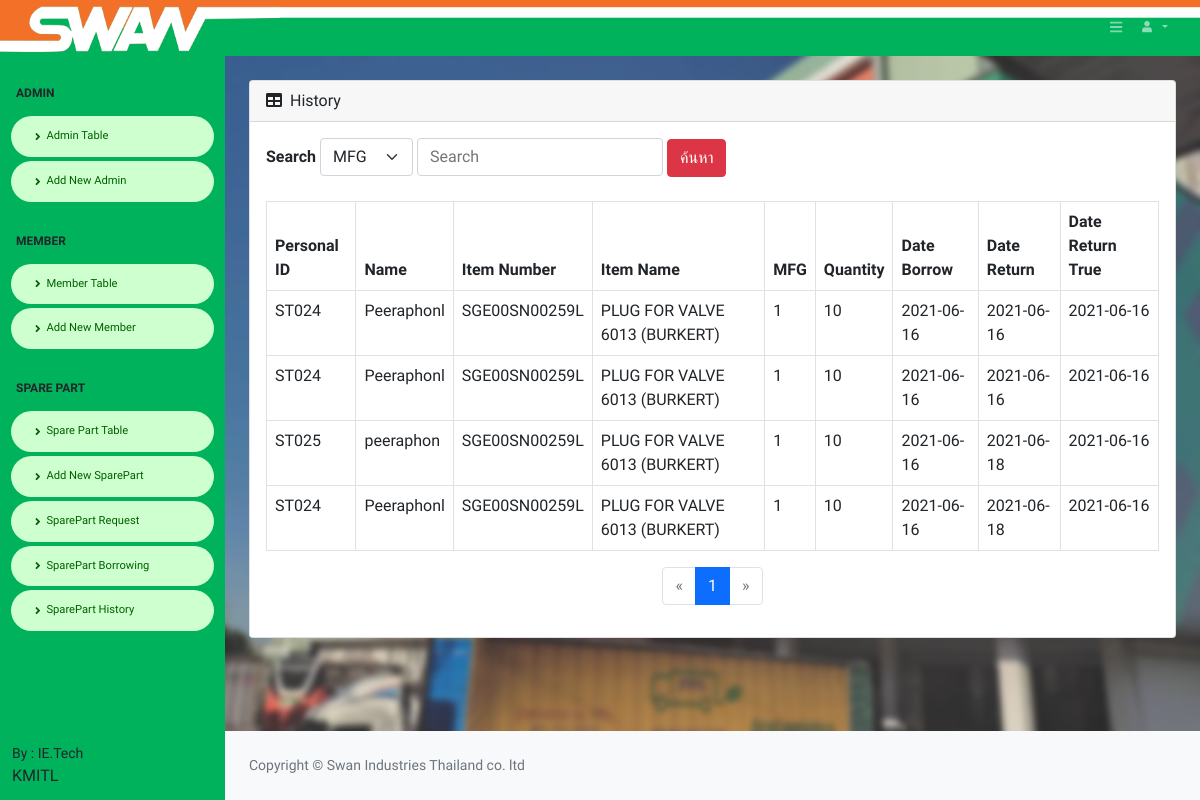
/admin_table_history_sparepart_search.php (signed in), run on the app's committed database.
### tables this page shows
CREATE TABLE `tbl_borrow_sparepart` (
  `B_id` int(11) NOT NULL,
  `B_ItemID` int(11) NOT NULL,
  `B_user` varchar(100) NOT NULL,
  `B_userID` varchar(100) NOT NULL,
  `B_Item_number` varchar(100) NOT NULL,
  `B_Item_name` varchar(100) NOT NULL,
  `B_Mfg` varchar(100) NOT NULL,
  `B_Item_quantity` varchar(100) NOT NULL,
  `B_Status` varchar(100) NOT NULL,
  `date_borrow` date NOT NULL DEFAULT current_timestamp(),
  `date_return` date NOT NULL DEFAULT current_timestamp(),
  `date_return_True` date NOT NULL
);

### admin_table_history_sparepart_search.php (the view, shortened to what this page needs)
<!DOCTYPE html>
<html lang="en">
    <?php include('h_admin.php'); ?>
<body class="sb-nav-fixed">
    <?php include('condb.php');
  ?>
    <?php include('nav_admin.php');?>
      <?php
  if(isset($_GET['page'])){
      $page = $_GET['page'];
  }else{
      $page = 1;
  }
  $record_show = 20;
  $offset = ($page - 1) * $record_show;
  $sql_total = "SELECT * FROM tbl_borrow_sparepart";
  $query_total = mysqli_query($con,$sql_total);
  $row_total = mysqli_num_rows($query_total);
  $page_total = ceil($row_total/$record_show);
?>
  <?php
        $val = $_POST["empname"];
        $Mfg_val = $_POST["MFG"];
        if($val =='' AND $Mfg_val =='MFG'){
            $sql = "SELECT * FROM tbl_borrow_sparepart ORDER BY B_id ASC  LIMIT $offset,$record_show" or die("Error:" . mysqli_error());
        }
        else if(($val =='' AND $Mfg_val !='MFG' )){
            $sql = "SELECT * FROM tbl_borrow_sparepart
            WHERE B_Mfg LIKE '%$Mfg_val%' ORDER BY B_id ASC   LIMIT $offset,$record_show";
        }
        $result=mysqli_query($con,$sql);
        $row_am =  mysqli_fetch_assoc($result);
        $count = mysqli_num_rows($result);?>
        <div id="layoutSidenav_content">
                <main>
                <br>
                    <div class="container-fluid px-4">
                        <div class="card mb-4">
                            <div class="card-header">
                                <i class="fas fa-table me-1"></i>
                                History
                            </div>
                            <div class="card-body">
                                <form action="admin_table_history_sparepart_search.php" class="form-group" method="POST">
                                <label for=""><b>Search</b></label>
                                <select class="form-select2" aria-label="MFG" name="MFG" >
                                <option selected>MFG</option>
                                </select>
                                <input type="text" placeholder="Search" name="empname" class="form-control2">
                                <input type="submit" value="ค้นหา" class="btn btn-danger my">
                                <br><br>
                                <table class="table table-bordered">
                                    <thead>
                                        <tr>
                                            <th>Personal ID</th>
                                            <th>Name</th>
                                            <th>Item Number</th>
                                            <th>Item Name</th>
                                            <th>MFG</th>
                                            <th>Quantity</th>
                                            <th>Date Borrow</th>
                                            <th>Date Return</th>
                                            <th>Date Return True</th>
                                        </tr>
                                    </thead>
                                    <tbody>
                                    <?php do { ?>
                                    <tr>
                                            <td><?php echo $row_am['B_userID']; ?></td>
                                            <td ><?php echo $row_am['B_user']; ?></td>
                                            <td ><?php echo $row_am['B_Item_number']; ?></td>
                                            <td ><?php echo $row_am['B_Item_name']; ?></td>
                                            <td ><?php echo $row_am['B_Mfg']; ?></td>
                                            <td ><?php echo $row_am['B_Item_quantity']; ?></td>
                                            <td ><?php echo $row_am['date_borrow']; ?></td>
                                            <td ><?php echo $row_am['date_return']; ?></td>
                                            <td ><?php echo $row_am['date_return_True']; ?></td>
                                    </tr>
                                    <?php } while ($row_am =  mysqli_fetch_assoc($result)); ?>
                                    </tbody>
                                </table>
 <nav aria-label="Page navigation example">
  <ul class="pagination justify-content-center">
    <li class="page-item <?=$page > 1 ? '' : 'disabled' ?>">
                                <a class="page-link" href="?page=<?=$page-1?>" aria-label="Previous">
                                <span aria-hidden="true">&laquo;</span>
                                </a>
                                </li>
    <li class="page-item active"><a class="page-link" href="?page=<?=$page?>"><?=$page?></a></li>
    <li class="page-item <?=$page < $page_total ? '' : 'disabled'?>">
                                <a class="page-link" href="?page=<?=$page+1?>" aria-label="Next">
                                <span aria-hidden="true">&raquo;</span>
                                </a>
                                </li>
  </ul>
</nav>
                            </div>
                        </div>
                    </div>
                </main>
              <?php include('footer.php');?>
            </div>
    </body>
</html>

### css/color.css (style rules this page uses)
body { font-family: 'Varela Round', sans-serif; }

### data on the page
tbl_borrow_sparepart: B_userID "ST024", B_user "Peeraphonl", B_Item_number "SGE00SN00259L", B_Item_name "PLUG FOR VALVE 6013 (BURKERT)", B_Mfg "1", B_Item_quantity "10", date_borrow "2021-06-16", date_return "2021-06-16", date_return_True "2021-06-16"
tbl_borrow_sparepart: B_userID "ST024", B_user "Peeraphonl", B_Item_number "SGE00SN00259L", B_Item_name "PLUG FOR VALVE 6013 (BURKERT)", B_Mfg "1", B_Item_quantity "10", date_borrow "2021-06-16", date_return "2021-06-16", date_return_True "2021-06-16"
tbl_borrow_sparepart: B_userID "ST025", B_user "peeraphon", B_Item_number "SGE00SN00259L", B_Item_name "PLUG FOR VALVE 6013 (BURKERT)", B_Mfg "1", B_Item_quantity "10", date_borrow "2021-06-16", date_return "2021-06-18", date_return_True "2021-06-16"
tbl_borrow_sparepart: B_userID "ST024", B_user "Peeraphonl", B_Item_number "SGE00SN00259L", B_Item_name "PLUG FOR VALVE 6013 (BURKERT)", B_Mfg "1", B_Item_quantity "10", date_borrow "2021-06-16", date_return "2021-06-18", date_return_True "2021-06-16"

### other printed values
$page "1"
